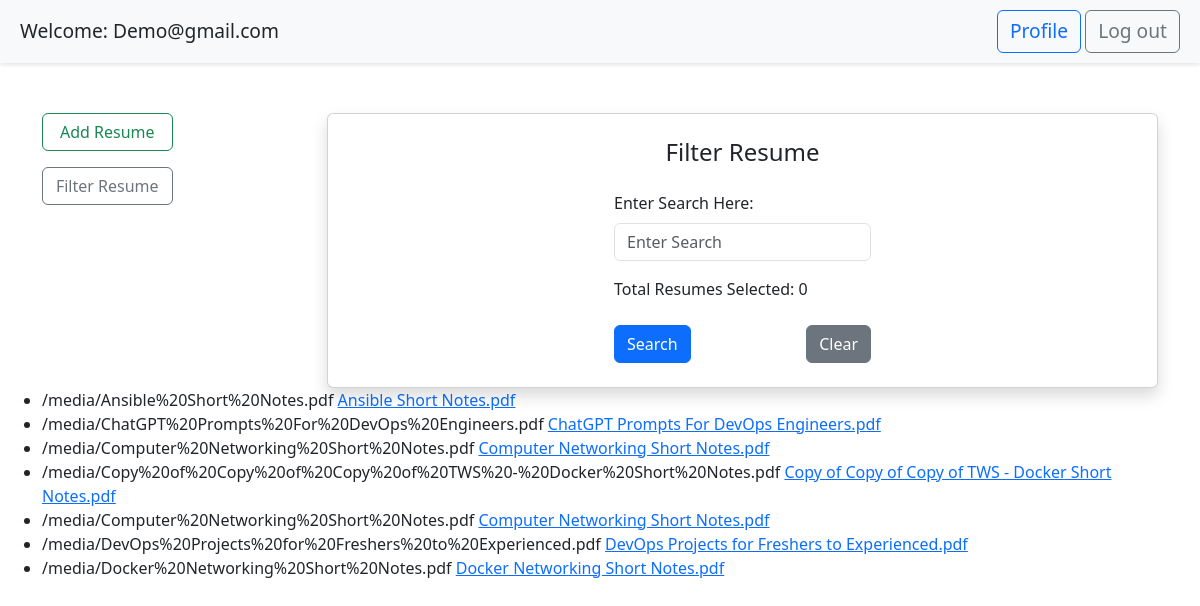
The page /filter/ (signed in) on the database as committed earlier.
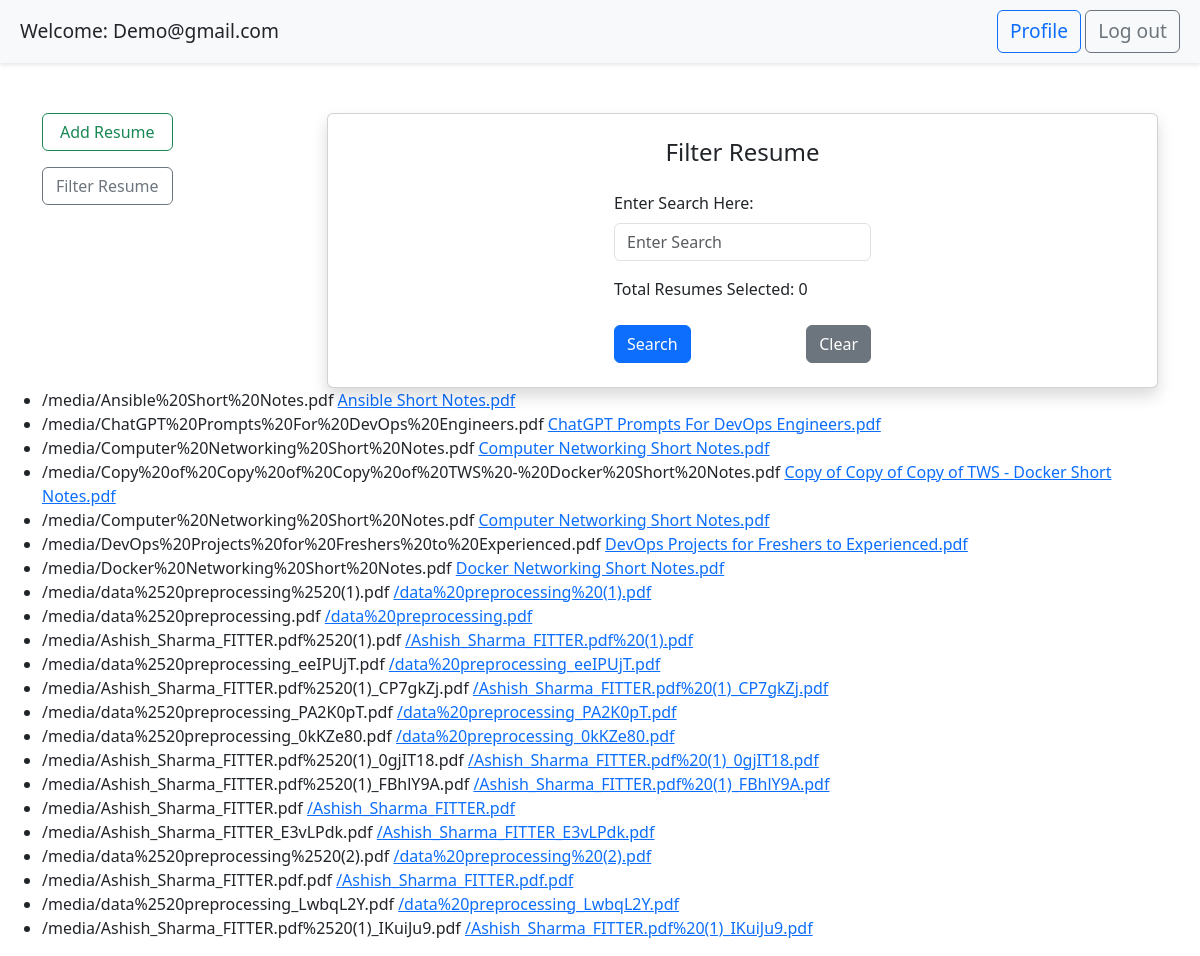
The same page on the database as committed later.
### app1/models.py (models this page shows)
class Resumes(models.Model):
    ruid = models.ForeignKey(Users,on_delete=models.CASCADE)
    resume = models.FileField(upload_to='resumes')

### app1/views.py (the view)
# urls.py: path('filter/', views.filterResume),
def filterResume(request):
    id = request.session.get('id',False)
    if id:
        resumes = Resumes.objects.filter(ruid_id=id)
        return render(request, "filter.html", {'resumes': resumes})
    return redirect('/')

### app1/templatetags/myfilter.py (called while the page is built)
@register.filter()
def useremail(id):
    try:
        user = Users.objects.get(id = id)
        return user.email.capitalize()
    except:
        return 'Everyone'

@register.filter()
def LoginCheck(id=False):
    if id:
        return True
    return False

### app1/templates/filter.html (shortened to what this page needs)
{% extends "userprofile.html" %}
{% load myfilter %}
{% block page %}
<div class="col-md-9">
    <div class="card shadow p-4">
        <h4 class="text-center mb-4">Filter Resume</h4>
        <form id="resumeForm" method="post" action="/search/">
            <div class="mb-3">
                <label for="resume" class="form-label">Enter Search Here:</label>
                <input type="text" class="form-control" id="searchResume" name="searchResume"
                    placeholder="Enter Search">
            </div>
            <p>Total Resumes Selected: <span class="fw-boldf" id="totalFiles">0</span></p>
            <div class="d-flex justify-content-between mt-4">
                <button type="submit" class="btn btn-primary" id="uploadButton">Search</button>
                <button type="reset" class="btn btn-secondary" id="clearButton">Clear</button>
            </div>
        </form>
    </div>
</div>
<ul>
    {% for resume in resumes %}
        <li>
            {{ resume.resume.url }}
            <a href="{{ resume.resume.url }}" target="_blank">{{ resume.resume.name }}</a>
        </li>
    {% endfor %}
</ul>
{% endblock page %}

Rows that differ between the two databases and show on the page:
added Resumes: resume "/media/data%2520preprocessing%2520(1).pdf", resume.name "/data%20preprocessing%20(1).pdf"
added Resumes: resume "/media/data%2520preprocessing.pdf", resume.name "/data%20preprocessing.pdf"
added Resumes: resume "/media/Ashish_Sharma_FITTER.pdf%2520(1).pdf", resume.name "/Ashish_Sharma_FITTER.pdf%20(1).pdf"
added Resumes: resume "/media/data%2520preprocessing_eeIPUjT.pdf", resume.name "/data%20preprocessing_eeIPUjT.pdf"
added Resumes: resume "/media/Ashish_Sharma_FITTER.pdf%2520(1)_CP7gkZj.pdf", resume.name "/Ashish_Sharma_FITTER.pdf%20(1)_CP7gkZj.pdf"
added Resumes: resume "/media/data%2520preprocessing_PA2K0pT.pdf", resume.name "/data%20preprocessing_PA2K0pT.pdf"
added Resumes: resume "/media/data%2520preprocessing_0kKZe80.pdf", resume.name "/data%20preprocessing_0kKZe80.pdf"
added Resumes: resume "/media/Ashish_Sharma_FITTER.pdf%2520(1)_0gjIT18.pdf", resume.name "/Ashish_Sharma_FITTER.pdf%20(1)_0gjIT18.pdf"
added Resumes: resume "/media/Ashish_Sharma_FITTER.pdf%2520(1)_FBhlY9A.pdf", resume.name "/Ashish_Sharma_FITTER.pdf%20(1)_FBhlY9A.pdf"
added Resumes: resume "/media/Ashish_Sharma_FITTER.pdf", resume.name "/Ashish_Sharma_FITTER.pdf"
added Resumes: resume "/media/Ashish_Sharma_FITTER_E3vLPdk.pdf", resume.name "/Ashish_Sharma_FITTER_E3vLPdk.pdf"
added Resumes: resume "/media/data%2520preprocessing%2520(2).pdf", resume.name "/data%20preprocessing%20(2).pdf"
added Resumes: resume "/media/Ashish_Sharma_FITTER.pdf.pdf", resume.name "/Ashish_Sharma_FITTER.pdf.pdf"
added Resumes: resume "/media/data%2520preprocessing_LwbqL2Y.pdf", resume.name "/data%20preprocessing_LwbqL2Y.pdf"
added Resumes: resume "/media/Ashish_Sharma_FITTER.pdf%2520(1)_IKuiJu9.pdf", resume.name "/Ashish_Sharma_FITTER.pdf%20(1)_IKuiJu9.pdf"
